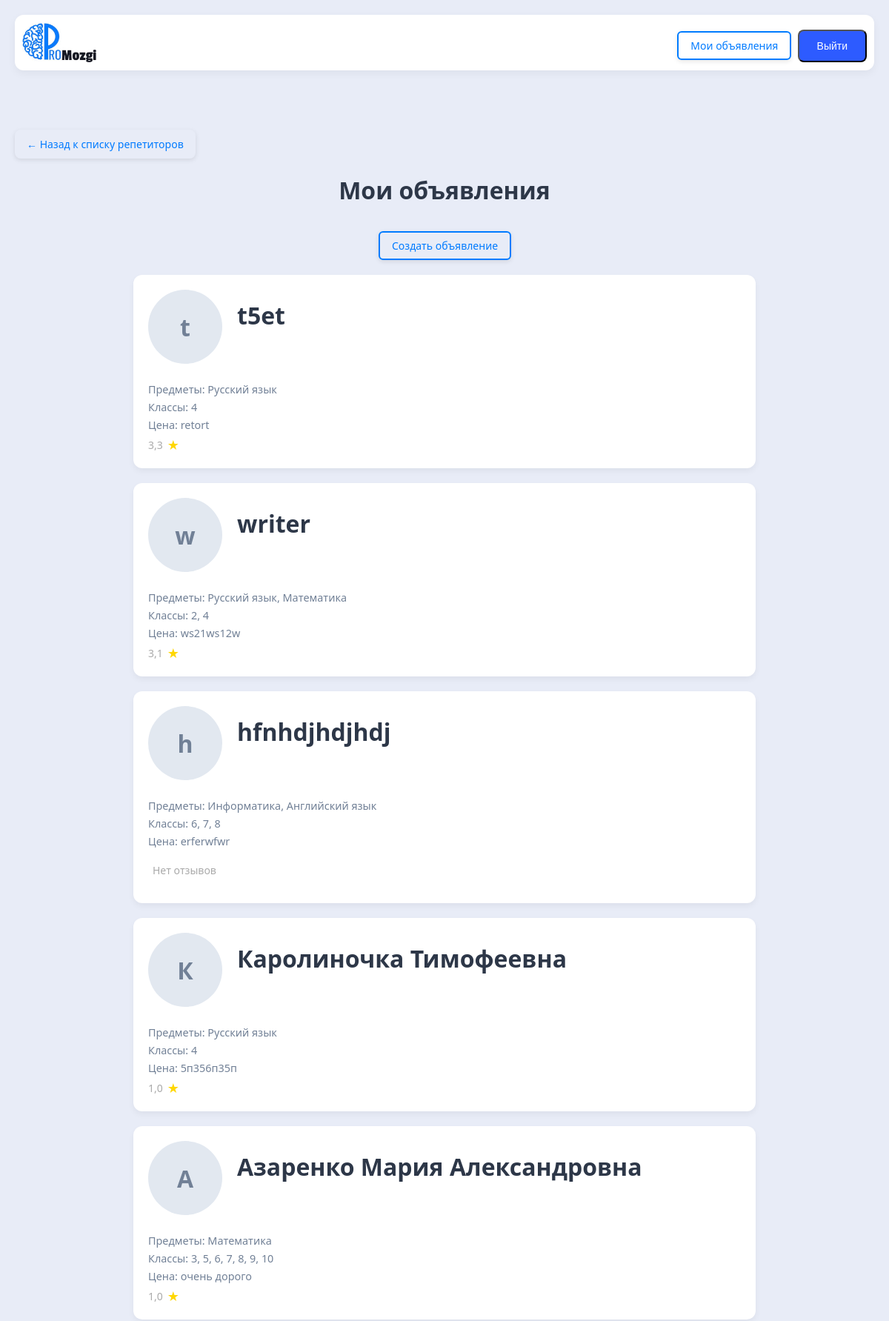
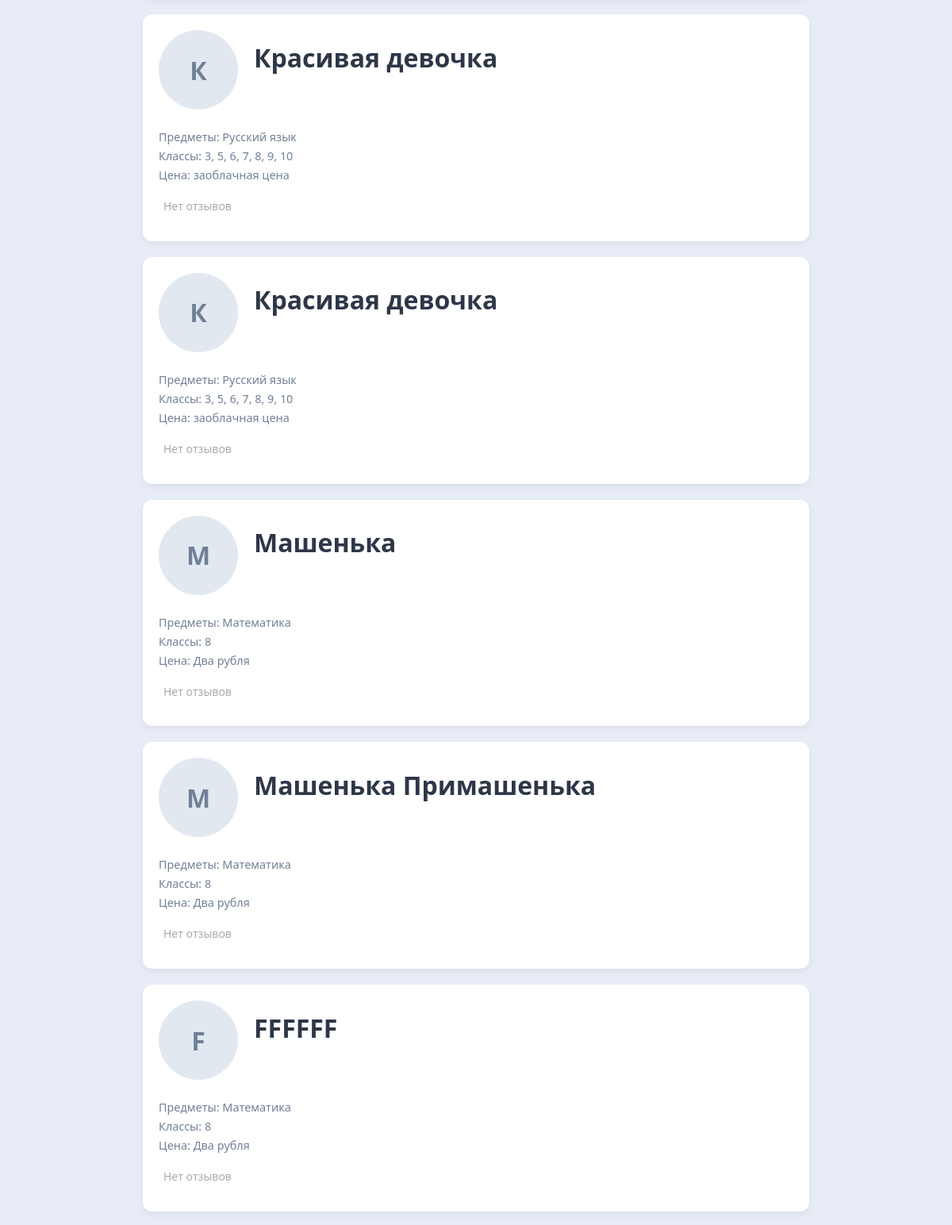
The app's page /my-ads/ (signed in, upper part) with its own data (2 pictures, top to bottom).
### myapp/models.py (models this page shows, shortened)
class Teacher(models.Model):
	user = models.ForeignKey(User, on_delete=models.CASCADE, verbose_name="Пользователь", related_name="teachers")
	photo = models.ImageField(upload_to='teachers_photos/', blank=True, null=True, verbose_name="Фото")
	fio = models.CharField("ФИО", max_length=50)
	description = models.TextField("Onиcaниe", null=True, blank=True)
	price = models.TextField("Цена", null=True, blank=True)
	subjects = models.ManyToManyField(Subjects, verbose_name="Учебный предмет")
	klass = models.ManyToManyField(Klass, verbose_name= "Класс")
	phone = models.CharField("Телефон", max_length=20, blank=True, null=True)
	def average_rating(self):
		reviews = self.reviews.all()  # предполагается, что related_name='reviews'
		if not reviews:
			return 0
		avg = sum(review.rating for review in reviews) / len(reviews)
		return round(avg, 1)
	def __str__(self):
		return f"{self.fio}, {self.subjects_list}"
	class Meta:
		verbose_name_plural = "Учителя"
		verbose_name = "Учитель"
	@property
	def subjects_list(self):
		return ", ".join(map(str, self.subjects.all()))
	@property
	def klass_list(self):
		return ", ".join(map(str, self.klass.all()))

class Subjects(models.Model):
	name = models.CharField("Учебный предмет", max_length = 50)
	def __str__(self):
		return f"{self.name}"
	class Meta:
		verbose_name_plural = "Учебные предметы"
		verbose_name = "Учебный предмет"

class Klass(models.Model):
	name = models.CharField("Класс", max_length = 2)
	def __str__(self):
		return f"{self.name}"
	class Meta:
		verbose_name_plural = "Классы"
		verbose_name = "Класс"

class Review(models.Model):
    teacher = models.ForeignKey('Teacher', on_delete=models.CASCADE, related_name='reviews')
    user = models.ForeignKey(User, on_delete=models.CASCADE)
    text = models.TextField(verbose_name="Отзыв")
    rating = models.IntegerField(verbose_name="Оценка", choices=[(i, i) for i in range(1, 6)])
    created_at = models.DateTimeField(auto_now_add=True)

### myapp/views.py (the view)
# urls.py: path('my-ads/', MyAdsView.as_view(), name='my_ads'),
class MyAdsView(LoginRequiredMixin, ListView):
    model = Teacher
    template_name = 'teachers/my_ads.html'
    context_object_name = 'teachers'
    def get_queryset(self):
        return Teacher.objects.filter(user=self.request.user)
    def get_context_data(self, **kwargs):
        context = super().get_context_data(**kwargs)
        context['subjects'] = Subjects.objects.all()
        context['klasses'] = Klass.objects.all()
        print(context)
        return context

### myapp/templates/teachers/my_ads.html (shortened to what this page needs)
{% load static %}
<!DOCTYPE html>
<html lang="en">
<head>
    <link rel="stylesheet" type="text/css" href="{% static 'myapp/style.css' %}">
    <link rel="stylesheet" href="{% static 'myapp/footer.css' %}">
    <link rel="stylesheet" href="{% static 'myapp/teacher_list.css' %}">
    <link rel="stylesheet" href="{% static 'myapp/header.css' %}">
</head>
<body>
 <header class="site-header">
    <div class="header-card">
        <div class="header-logo">
        <img src="{% static 'myapp/images/logo_header.png' %}" alt="ProMozgi" class="logo-img">
        </div>
        <div class="header-controls">
            {% if user.is_authenticated %}
                <form method="post" action="{% url 'logout' %}" style="display: inline;">
                    <a href="{% url 'my_ads' %}" class="btn-outline">Мои объявления</a>
                    <button type="submit" class="btn-v">Выйти</button>
                </form>
            {% else %}
                <a href="{% url 'register' %}" class="btn-outline">Регистрация</a>
                <a href="{% url 'login' %}?next={{ request.path }}" class="btn-v">Войти</a>
            {% endif %}
            </div>
    </div>
    </header>
    <a href="{% url 'teachers_list' %}" class="back-button">← Назад к списку репетиторов</a>
    <h1>Мои объявления</h1>
        <p style ="text-align: center;">
            <a href="{% url 'create_teacher' %}" class="btn-outline">Создать объявление</a>
        </p>
    {% if teachers %}
            {% for teacher in teachers %}
            <a href="{% url 'teacher_details' teacher.id %}" class="teacher-card">
            <div class="teacher-header">
                {% if teacher.photo %}
                    <img src="{{ teacher.photo.url }}" alt="Фото {{ teacher.fio }}" class="avatar">
                {% else %}
                    <div class="avatar-placeholder">{{ teacher.fio|first }}</div>
                {% endif %}
                    <h1 class="teacher-name">{{ teacher.fio }}</h1>
                </div>
                <p class="subjects">Предметы: {{ teacher.subjects_list }}</p>
                <p class="klass">Классы: {{ teacher.klass_list }}</p>
                <p class="price">Цена: {{ teacher.price }}</p>
                {% if teacher.average_rating > 0 %}
                <div class="teacher-rating">
                    <span class="rating-value">{{ teacher.average_rating }}</span>
                    <span class="star">★</span>
                </div>
                {% else %}
                    <div class="teacher-rating">
                        <span class="rating-value">Нет отзывов</span>
                    </div>
                {% endif %}
                </a>
            {% endfor %}
    {% else %}
        <p style="color: #6c757d; text-align: center;">У вас пока нет объявлений.</p>
    {% endif %}
</body>
</html>

### myapp/static/myapp/style.css (style rules this page uses)
body { font-family: 'Segoe UI', Tahoma, Geneva, Verdana, sans-serif; background-color: #e8ecf7; color: #2D3748; margin: 0; padding: 20px; }
h1 { text-align: center; color: #2D3748; margin-bottom: 30px; }
.btn-v { display: inline-block; background-color: #2D5BFF; color: white; padding: 12px 24px; border-radius: 8px; text-decoration: none; font-size: 14px; font-weight: 500; transition: background-color 0.2s; margin-top: 10px; }
.back-button { display: block; width: fit-content; color: #007bff; text-decoration: none; background: none; border: none; padding: 10px 16px; font-size: 14px; cursor: pointer; transition: all 0.2s ease; border-radius: 8px; font-weight: 500; margin-bottom: 20px; box-shadow: 0 2px 6px rgba(0, 0, 0, 0.1); }
.btn-outline { display: inline-block; padding: 10px 16px; margin: 4px; font-size: 14px; font-weight: 500; color: #007bff; text-decoration: none; border: 2px solid #007bff; border-radius: 8px; background: none; cursor: pointer; transition: all 0.2s ease; box-shadow: 0 2px 6px rgba(0, 0, 0, 0.1); }
.avatar-placeholder { width: 100px; height: 100px; border-radius: 50%; background-color: #e2e8f0; display: flex; align-items: center; justify-content: center; font-size: 32px; color: #718096; margin-right: 20px; font-weight: bold; }
.btn-outline { padding: 8px 16px; background: transparent; color: #007bff; border: 2px solid #007bff; border-radius: 6px; cursor: pointer; font-size: 14px; margin-left: 5px; }

### myapp/static/myapp/teacher_list.css (style rules this page uses)
.teacher-header { display: flex; align-items: center; margin-bottom: 25px; }
.teacher-card { display: block; margin: 0 auto; max-width: 800px; background: white; border-radius: 12px; box-shadow: 0 4px 8px rgba(0,0,0,0.05); padding: 20px; margin-bottom: 20px; transition: transform 0.2s ease, box-shadow 0.2s ease; text-decoration: none; color: inherit; }
.teacher-name { margin-top: 0; color: #2D3748; border-bottom: 2px solid transparent; transition: border-color 0.2s ease; display: inline-block; }
.subjects, .klass, .price { font-size: 0.9em; color: #718096; margin: 5px 0; }
.teacher-rating { display: flex; align-items: center; gap: 6px; font-size: 14px; color: #aaa; }
.teacher-rating .star { color: #FFD700; font-size: 18px; }
.teacher-rating .rating-value { color: #aaa; }

### myapp/static/myapp/header.css (style rules this page uses)
.header-card { background: #fff; border-radius: 12px; box-shadow: 0 4px 12px rgba(0, 0, 0, 0.05); padding: 10px; max-width: auto; margin-bottom: 80px; display: flex; justify-content: space-between; align-items: center; gap: 12px; }
.header-logo { display: flex; align-items: center; flex: 1; }
.logo-img { max-width: 100px; height: auto; display: block; }
.header-controls { display: flex; gap: 8px; align-items: center; }

### records on screen
Teacher: fio|first "t", fio "t5et", subjects_list "Русский язык", klass_list "4", price "retort", average_rating "3,3"
Teacher: fio|first "w", fio "writer", subjects_list "Русский язык, Математика", klass_list "2, 4", price "ws21ws12w", average_rating "3,1"
Teacher: fio|first "h", fio "hfnhdjhdjhdj", subjects_list "Информатика, Английский язык", klass_list "6, 7, 8", price "erferwfwr", shows "Нет отзывов"
Teacher: fio|first "К", fio "Каролиночка Тимофеевна", subjects_list "Русский язык", klass_list "4", price "5п356п35п", average_rating "1,0"
Teacher: fio|first "А", fio "Азаренко Мария Александровна", subjects_list "Математика", klass_list "3, 5, 6, 7, 8, 9, 10", price "очень дорого", average_rating "1,0"
Teacher: fio|first "К", fio "Красивая девочка", subjects_list "Русский язык", klass_list "3, 5, 6, 7, 8, 9, 10", price "заоблачная цена", shows "Нет отзывов"
Teacher: fio|first "К", fio "Красивая девочка", subjects_list "Русский язык", klass_list "3, 5, 6, 7, 8, 9, 10", price "заоблачная цена", shows "Нет отзывов"
Teacher: fio|first "М", fio "Машенька", subjects_list "Математика", klass_list "8", price "Два рубля", shows "Нет отзывов"
Teacher: fio|first "М", fio "Машенька Примашенька", subjects_list "Математика", klass_list "8", price "Два рубля", shows "Нет отзывов"
Teacher: fio|first "F", fio "FFFFFF", subjects_list "Математика", klass_list "8", price "Два рубля", shows "Нет отзывов"
